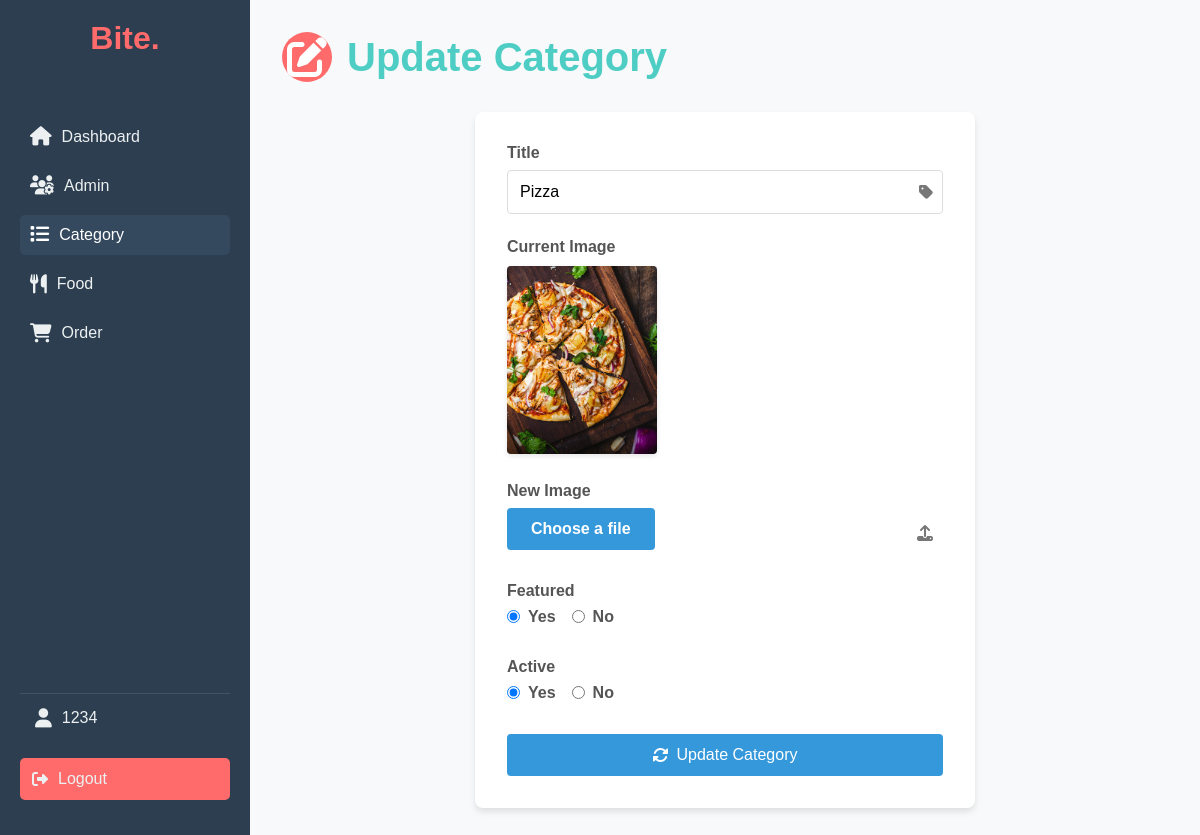
/admin/update-category.php?id=16 (signed in), run on the app's committed database.
### tables this page shows
CREATE TABLE `tbl_category` (
  `id` int(10) UNSIGNED NOT NULL,
  `title` varchar(100) NOT NULL,
  `image_name` varchar(255) NOT NULL,
  `featured` varchar(10) NOT NULL,
  `active` varchar(10) NOT NULL,
  `date_modified` datetime NOT NULL DEFAULT CURRENT_TIMESTAMP
);

### admin/update-category.php (the view, shortened to what this page needs)
<?php include('partials/menu.php'); ?>
<div class="dashboard-container">
    <div class="sidebar">
        <div class="logo">
            <h1>Bite.</h1>
        </div>
        <nav>
            <a href="index.php"><i class="fas fa-home"></i> <span>Dashboard</span></a>
            <a href="manage-admin.php"><i class="fas fa-users-cog"></i> <span>Admin</span></a>
            <a href="manage-category.php" class="active"><i class="fas fa-list"></i> <span>Category</span></a>
            <a href="manage-food.php"><i class="fas fa-utensils"></i> <span>Food</span></a>
            <a href="manage-order.php"><i class="fas fa-shopping-cart"></i> <span>Order</span></a>
        </nav>
        <div class="sidebar-footer">
            <div class="user-profile">
                <i class="fas fa-user"></i>
                <span><?php echo $_SESSION['user']; ?></span>
            </div>
            <a href="logout.php" class="logout-btn"><i class="fas fa-sign-out-alt"></i> Logout</a>
        </div>
    </div>
    <div class="main-content">
        <h1 class="dashboard-title">
            <span class="title-icon"><i class="fas fa-edit"></i></span>
            Update Category
        </h1>
        <div class="category-form-container">
            <?php
                if(isset($_GET['id']))
                {
                    $id = $_GET['id'];
                    $sql = "SELECT * FROM tbl_category WHERE id=$id";
                    $res = mysqli_query($conn, $sql);
                    $count = mysqli_num_rows($res);
                    if($count==1)
                    {
                        $row = mysqli_fetch_assoc($res);
                        $title = $row['title'];
                        $current_image = $row['image_name'];
                        $featured = $row['featured'];
                        $active = $row['active'];
                    }
                    else
                    {
                        $_SESSION['no-category-found'] = "<div class='error'>Category not Found.</div>";
                        header('location:'.SITEURL.'admin/manage-category.php');
                    }
                }
                else
                {
                    header('location:'.SITEURL.'admin/manage-category.php');
                }
            ?>
            <form action="" method="POST" enctype="multipart/form-data" class="category-form" id="categoryForm">
                <div class="form-group">
                    <label for="title">Title</label>
                    <div class="input-group">
                        <input type="text" id="title" name="title" value="<?php echo $title; ?>" required>
                        <i class="fas fa-tag"></i>
                    </div>
                </div>
                <div class="form-group">
                    <label>Current Image</label>
                    <div class="current-image">
                        <?php
                            if($current_image != "")
                            {
                                ?>
                                <img src="<?php echo SITEURL; ?>images/category/<?php echo $current_image; ?>" width="150px">
                                <?php
                            }
                            else
                            {
                                echo "<div class='error'>Image Not Added.</div>";
                            }
                        ?>
                    </div>
                </div>
                <div class="form-group">
                    <label for="image">New Image</label>
                    <div class="input-group file-input">
                        <label for="image"><i class="fas fa-upload"></i> Choose a file</label>
                    </div>
                </div>
                <div class="form-group">
                    <label>Featured</label>
                    <div class="radio-group">
                        <label><input type="radio" name="featured" value="Yes" <?php if($featured=="Yes"){echo "checked";} ?>> Yes</label>
                        <label><input type="radio" name="featured" value="No" <?php if($featured=="No"){echo "checked";} ?>> No</label>
                    </div>
                </div>
                <div class="form-group">
                    <label>Active</label>
                    <div class="radio-group">
                        <label><input type="radio" name="active" value="Yes" <?php if($active=="Yes"){echo "checked";} ?>> Yes</label>
                        <label><input type="radio" name="active" value="No" <?php if($active=="No"){echo "checked";} ?>> No</label>
                    </div>
                </div>
                <button type="submit" name="submit" class="btn-update-category">
                    <i class="fas fa-sync-alt"></i> Update Category
                </button>
            </form>
        </div>
    </div>
</div>
<?php include('partials/footer.php'); ?>

### admin/css/styles.css (style rules this page uses)
:root { --primary-color: #ff6b6b; --secondary-color: #4ecdc4; --text-color: #333; --background-color: #f8f9fa; --sidebar-bg: #2c3e50; --sidebar-text: #ecf0f1; }
* { margin: 0; padding: 0; box-sizing: border-box; font-family: 'Arial', sans-serif; }
body { background-color: var(--background-color); color: var(--text-color); font-family: 'Arial', sans-serif; }
.dashboard-container { display: flex; height: 100vh; overflow: hidden; }
.sidebar { width: 250px; background-color: var(--sidebar-bg); color: var(--sidebar-text); padding: 20px; display: flex; flex-direction: column; transition: width 0.3s ease; position: fixed; top: 0; left: 0; bottom: 0; overflow-y: auto; }
.sidebar .logo { text-align: center; margin-bottom: 30px; }
.sidebar .logo h1 { font-size: 2rem; color: var(--primary-color); }
.sidebar nav { flex-grow: 1; }
.sidebar nav a { display: flex; align-items: center; padding: 12px 15px; color: var(--sidebar-text); text-decoration: none; transition: background-color 0.3s, color 0.3s; border-radius: 5px; margin-bottom: 10px; }
.sidebar nav a span { opacity: 1; transition: opacity 0.3s; }
.sidebar nav a:hover, .sidebar nav a.active { background-color: var(--primary-color); color: #fff; }
.sidebar-footer { margin-top: auto; padding-bottom: 20px; }
.sidebar nav a i { margin-right: 10px; font-size: 1.2em; }
.user-profile { display: flex; align-items: center; padding: 15px; border-top: 1px solid rgba(255, 255, 255, 0.1); }
.user-profile i { margin-right: 10px; font-size: 1.2em; }
.logout-btn { display: block; background-color: var(--primary-color); color: #fff; text-align: center; padding: 12px; text-decoration: none; border-radius: 5px; margin-top: 15px; transition: background-color 0.3s; }

### admin/update-category.php (style rules this page uses)
.dashboard-container { display: flex; background-color: #f4f7fa; min-height: 100vh; }
.sidebar { width: 250px; background-color: #2c3e50; color: #ecf0f1; padding: 20px; display: flex; flex-direction: column; }
.logo h1 { font-size: 2rem; margin-bottom: 30px; }
.sidebar nav { flex-grow: 1; }
.sidebar nav a { display: flex; align-items: center; padding: 10px; color: #ecf0f1; text-decoration: none; transition: background-color 0.3s; }
.sidebar nav a:hover, .sidebar nav a.active { background-color: #34495e; }
.sidebar nav a i { margin-right: 10px; }
.sidebar-footer { margin-top: auto; }
.user-profile { display: flex; align-items: center; margin-bottom: 10px; }
.user-profile i { margin-right: 10px; }
.logout-btn { display: flex; align-items: center; color: #ecf0f1; text-decoration: none; }
.logout-btn i { margin-right: 10px; }
.main-content { flex: 1; padding: 2rem; }
.dashboard-title { font-size: 2rem; color: #333; margin-bottom: 2rem; display: flex; align-items: center; }
.title-icon { margin-right: 1rem; color: #3498db; }
.category-form-container { background-color: #fff; border-radius: 8px; box-shadow: 0 4px 6px rgba(0, 0, 0, 0.1); padding: 2rem; max-width: 500px; margin: 0 auto; }
.category-form { display: flex; flex-direction: column; }
.form-group { margin-bottom: 1.5rem; }
.form-group label { display: block; margin-bottom: 0.5rem; color: #555; font-weight: 600; }
.input-group { position: relative; }
.input-group input[type="text"] { width: 100%; padding: 0.75rem; padding-right: 35px; border: 1px solid #ddd; border-radius: 4px; font-size: 1rem; transition: border-color 0.3s ease; }
.input-group i { position: absolute; right: 10px; top: 50%; transform: translateY(-50%); color: #777; }
.file-input { position: relative; overflow: hidden; }
.file-input label { display: inline-block; padding: 0.75rem 1.5rem; background-color: #3498db; color: #fff; border-radius: 4px; cursor: pointer; transition: background-color 0.3s ease; }
.radio-group { display: flex; gap: 1rem; }
.radio-group label { display: flex; align-items: center; cursor: pointer; }
.radio-group input[type="radio"] { margin-right: 0.5rem; }
.category-form-container { animation: fadeIn 0.5s ease-out; }
.form-group input, .form-group select { transition: all 0.3s ease; }
.current-image { margin-top: 10px; }
.current-image img { max-width: 150px; border-radius: 4px; box-shadow: 0 2px 5px rgba(0,0,0,0.1); }
.btn-update-category { background-color: #3498db; color: #fff; border: none; padding: 0.75rem 1.5rem; font-size: 1rem; border-radius: 4px; cursor: pointer; transition: background-color 0.3s ease; display: flex; align-items: center; justify-content: center; }
.btn-update-category i { margin-right: 0.5rem; }

### data on the page
tbl_category: title "Pizza", image_name (picture), featured "☑ Yes", featured "☐ No", active "☑ Yes", active "☐ No"

### other printed values
$_SESSION['user'] "1234"
